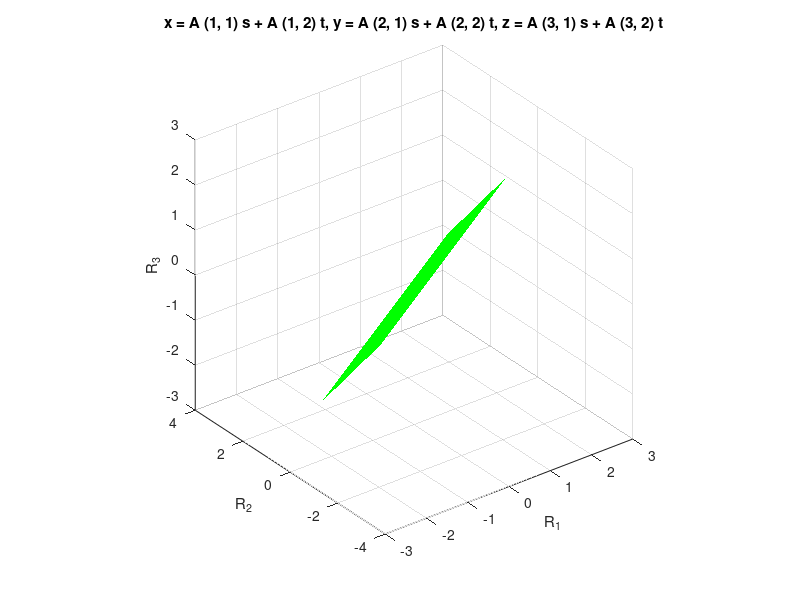

This figure's MATLAB source: (Note: this script raises an error after producing the figure.)
%%
%     COURSE: Linear algebra: theory and implementation
%    SECTION: Projections and orthogonalization
%      VIDEO: Projections in R^N
% Instructor: sincxpress.com
% Course url: https://www.udemy.com/course/linear-algebra-theory-and-implementation/?couponCode=202110
% 
%%
clear, clc

%%


% goal here is to solve Ax=b for x

% sizes
m = 16;
n = 10;

% vector b
b = randn(m,1);

% matrix A
A = randn(m,n);

% solution using explicit inverse
x1 = inv(A'*A) * (A'*b);

% preferred solution
x2 = (A'*A) \ (A'*b);

% also possible (version dependent)
x3 = A\b;

%% geometric perspective in R^3

m = 3;
n = 2;

% vector b
b = randn(m,1);

% matrix A
A = randn(m,n);

% solution
x = (A'*A) \ (A'*b);
Ax = A*x;

% draw the plane spanned by A
figure(2), clf
h = ezmesh( @(s,t)A(1,1)*s+A(1,2)*t , @(s,t)A(2,1)*s+A(2,2)*t , @(s,t)A(3,1)*s+A(3,2)*t , [-1 1 -1 1]*norm(x)*2);
set(h,'facecolor','g','cdata',ones(50),'EdgeColor','none')
xlabel('R_1'), ylabel('R_2'), zlabel('R_3')
axis square
grid on, rotate3d on, hold on

h(1) = fplot3( @(t)t*b(1), @(t)t*b(2), @(t)t*b(3) , [-1 1]);
h(2) = fplot3( @(t)t*Ax(1), @(t)t*Ax(2), @(t)t*Ax(3) , [-1 1]);
plot3(Ax(1),Ax(2),Ax(3),'ro','markerfacecolor','r','markersize',6)

set(h,'LineWidth',2)
title('')
legend({'C(A)';'b';'Ax'})

%% done.
